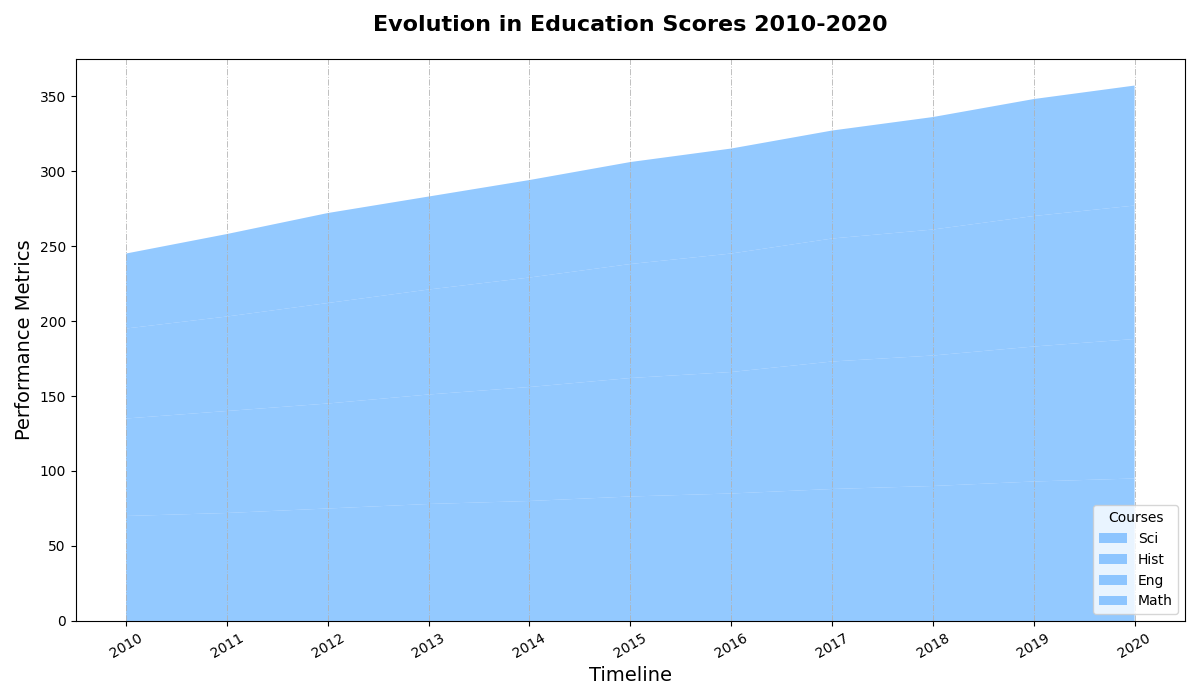

Recreate this plot in Python.
import matplotlib.pyplot as plt
import numpy as np

years = np.arange(2010, 2021)
math_scores = np.array([70, 72, 75, 78, 80, 83, 85, 88, 90, 93, 95])
science_scores = np.array([65, 68, 70, 73, 76, 79, 81, 85, 87, 90, 93])
english_scores = np.array([60, 63, 67, 70, 73, 76, 79, 82, 84, 87, 89])
history_scores = np.array([50, 55, 60, 62, 65, 68, 70, 72, 75, 78, 80])

scores = np.array([math_scores, science_scores, english_scores, history_scores])

fig, ax = plt.subplots(figsize=(12, 7))

ax.stackplot(years, scores, labels=['Sci', 'Hist', 'Eng', 'Math'],
             colors=['#66B2FF'], alpha=0.7)

ax.set_title("Evolution in Education Scores 2010-2020", fontsize=16, fontweight='bold', pad=20)
ax.set_xlabel('Timeline', fontsize=14)
ax.set_ylabel('Performance Metrics', fontsize=14)

ax.grid(axis='x', linestyle='-.', linewidth=0.7, alpha=0.8)

ax.legend(loc='lower right', title='Courses', fontsize=10)

ax.set_xticks(years)
plt.xticks(rotation=30)

plt.tight_layout()

plt.show()
